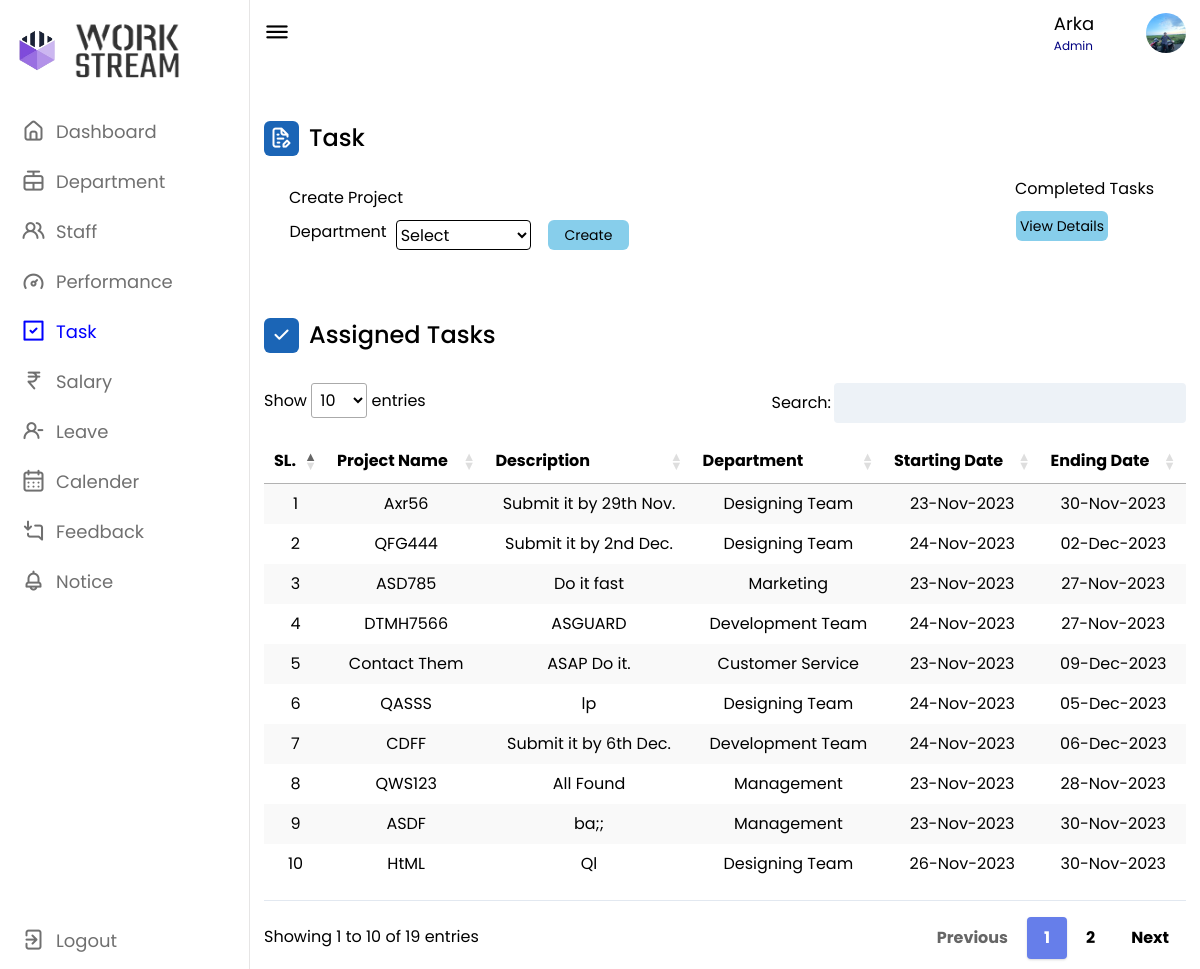
The app's page /admin/task.php (signed in) with its own data.
### tables this page shows
CREATE TABLE `man_task` (
  `id` int(11) NOT NULL,
  `p_name` varchar(99) NOT NULL,
  `starting_date` date NOT NULL,
  `leader` varchar(99) NOT NULL,
  `deptm` varchar(99) NOT NULL,
  `desc` varchar(99) NOT NULL,
  `status` varchar(99) NOT NULL,
  `ending_date` date NOT NULL,
  `upload_date` date NOT NULL,
  `member` varchar(99) NOT NULL,
  `dt` timestamp NOT NULL DEFAULT current_timestamp()
);

### admin/task.php (the view, shortened to what this page needs)
<?php
include '../conn.php';
$data3 = mysqli_query($conn, "SELECT * FROM man_task ORDER BY id DESC;");
$email = $_SESSION["email"];
$dataxc = mysqli_query($conn, "SELECT * FROM admin_login WHERE `email`='$email';");
$nxm = mysqli_fetch_array($dataxc);
$nx = $nxm['name'];
?>
<!DOCTYPE html>
<html lang="en">
<head>
    <link rel="stylesheet" href="style.css">
    <link rel="stylesheet" href="https://unicons.iconscout.com/release/v4.0.0/css/line.css">
    <link href="https://unpkg.com/tailwindcss@2.2.19/dist/tailwind.min.css" rel=" stylesheet">
    <link href="https://cdn.datatables.net/1.10.19/css/jquery.dataTables.min.css" rel="stylesheet">
    <link href="https://cdn.datatables.net/responsive/2.2.3/css/responsive.dataTables.min.css" rel="stylesheet">
</head>
<body>
    <nav>
        <div class="logo-name">
            <div class="logo-image">
                <img src="logo1.png" alt="p8">
            </div>
            <div class="logo-image2">
                <img src="logo2.png" alt="" id="p9">
            </div>
        </div>
        <div class="menu-items">
            <ul class="nav-links">
                <li><a href="dashboard.php">
                        <i class="uil uil-estate"></i>
                        <span class="link-name">Dashboard</span>
                    </a></li>
                <li><a href="dept.php">
                        <i class="uil uil-rope-way"></i>
                        <span class="link-name">Department</span>
                    </a></li>
                <li><a href="staff.php">
                        <i class="uil uil-users-alt"></i>
                        <span class="link-name">Staff</span>
                    </a></li>
                <li><a href="performance.php">
                        <i class="uil uil-tachometer-fast-alt"></i>
                        <span class="link-name">Performance</span>
                    </a></li>
                <li><a href="task.php">
                        <i class="uil uil-check-square" style="color: blue;"></i>
                        <span class="link-name" style="color: blue;">Task</span>
                    </a></li>
                <li><a href="salary.php">
                        <i class="uil uil-rupee-sign"></i>
                        <span class="link-name">Salary</span>
                    </a></li>
                <li><a href="leave.php">
                        <i class="uil uil-user-minus"></i>
                        <span class="link-name">Leave</span>
                    </a></li>
                <li><a href="calander.php">
                        <i class="uil uil-calendar-alt"></i>
                        <span class="link-name">Calender</span>
                    </a></li>
                <li><a href="feedback.php">
                        <i class="uil uil-comment-alt-download"></i>
                        <span class="link-name">Feedback</span>
                    </a></li>
                <li><a href="notice.php">
                        <i class="uil uil-bell"></i>
                        <span class="link-name">Notice</span>
                    </a></li>
            </ul>
            <br><br>
            <br>
            <ul class="logout-mode">
                <li><a href="out.php">
                        <i class="uil uil-signout"></i>
                        <span class="link-name">Logout</span>
                    </a></li>
            </ul>
        </div>
    </nav>
    <section class="dashboard">
        <div class="top">
            <i class="uil uil-bars sidebar-toggle"></i>
            <div class="search-box">
                <input type="text" id="search_bar" name="search_bar" readonly style="border: #fff;">
            </div>
            <div class="nm">
                <h4 class="re"> <?php echo $nx; ?></h4>
                <h5 class="er">Admin</h5>
            </div>
            <img src="1.jpg" alt="eror">
        </div>
        <div class="dash-content">
            <div class="overview">
                <div class="title">
                    <i class="uil uil-file-edit-alt"></i>
                    <span class="text">Task</span>
                </div>
            </div>
        </div>
        <h3 style=" margin-left: 25px; margin-bottom: 10px; color: var(--text-color);">Create Project</h3>
        <form action="task_ass.php" method="POST" class="m1" style=" color: var(--text-color);">
            <div id="alt1">
                <label for="deptm">Department</label>
                <select name="deptm" id="n3" required style="border: #000;   border: 1px solid black; border-radius: 4px;">
                    <option value="select">Select</option>
                </select>
                <button id="btn" type="submit">Create</button>
            </div>
            <br>
        </form>
        <div id="kom">
            <h3 style=" margin-left: 25px; margin-bottom: 10px; color: var(--text-color);">Completed Tasks</h3>
            <a href="task_history.php">
                <button id="btnxc" type="submit">View Details</button>
            </a>
        </div>
        <div class="dash-content">
            <div class="overview">
                <div class="title">
                    <i class="uil uil-check"></i>
                    <span class="text">Assigned Tasks</span>
                </div>
                <table id="example" class="stripe hover" style="width:100%; padding-top: 1em;  padding-bottom: 1em;">
                    <thead>
                        <tr class="bg-dark">
                            <th>SL.</th>
                            <th>Project Name</th>
                            <th>Description</th>
                            <th>Department</th>
                            <th>Starting Date</th>
                            <th>Ending Date</th>
                        </tr>
                    </thead>
                    <tbody class="table-group-divider">
                        <div class="">
                            <?php
                            if ($total3 = mysqli_num_rows($data3) > 0) {
                                while ($result3 = mysqli_fetch_array($data3)) {
                            ?>
                                    <tr style="text-align: center;" id="<?php echo $result3['p_name']; ?>" class="">
                                        <td> <?php echo $result3['id']; ?> </td>
                                        <td> <?php echo $result3['p_name']; ?> </td>
                                        <td> <?php echo $result3['desc']; ?> </td>
                                        <td> <?php echo $result3['deptm']; ?> </td>
                                        <td> <?php echo date('d-M-Y', strtotime($result3['starting_date'])); ?> </td>
                                        <td> <?php echo date('d-M-Y', strtotime($result3['ending_date'])); ?> </td>
                                    </tr>
                            <?php
                                }
                            } else {
                                echo "no FoUnD";
                            }
                            ?>
                        </div>
                    </tbody>
                </table>
            </div>
        </div>
    </section>
</body>
</html>

### admin/style.css (style rules this page uses)
* { margin: 0; padding: 0; box-sizing: border-box; font-family: 'Poppins', sans-serif; }
:root { --panel-color: #FFF; --text-color: #000; --black-light-color: #707070; --border-color: #e6e5e5; --toggle-color: #DDD; --box1-color: #4DA3FF; --box2-color: #FFE6AC; --box3-color: #E7D1FC; --title-icon-color: #fff; --tran-05: all 0.5s ease; --tran-03: all 0.3s ease; --tran-03: all 0.2s ease; }
body { min-height: 100vh; background-color: var(--primary-color); }
nav { position: fixed; top: 0; left: 0; height: 100%; width: 250px; padding: 10px 14px; background-color: var(--panel-color); border-right: 1px solid var(--border-color); transition: var(--tran-05); }
nav .logo-name { display: flex; align-items: center; }
nav .logo-image { display: flex; justify-content: center; min-width: 45px; }
nav .logo-image img { width: 40px; object-fit: cover; border-radius: 50%; }
nav .menu-items { margin-top: 40px; height: calc(100% - 110px); display: flex; flex-direction: column; justify-content: space-between; }
.menu-items li { list-style: none; }
.menu-items li a { display: flex; align-items: center; height: 50px; text-decoration: none; position: relative; }
.menu-items li a i { font-size: 24px; min-width: 45px; height: 100%; display: flex; align-items: center; justify-content: center; color: var(--black-light-color); }
.menu-items li a .link-name { font-size: 18px; font-weight: 400; color: var(--black-light-color); transition: var(--tran-05); }
.dashboard { position: relative; left: 250px; background-color: var(--panel-color); min-height: 100vh; width: calc(100% - 250px); padding: 10px 14px; transition: var(--tran-05); }
.dashboard .top { position: fixed; top: 0; left: 250px; display: flex; width: calc(100% - 250px); justify-content: space-between; align-items: center; padding: 10px 14px; background-color: var(--panel-color); transition: var(--tran-05); z-index: 10; }
.dashboard .top .sidebar-toggle { font-size: 26px; color: var(--text-color); cursor: pointer; }
.dashboard .top .search-box { position: relative; height: 45px; max-width: 600px; width: 100%; margin: 0 30px; }
.top .search-box input { position: absolute; border: 1px solid var(--border-color); background-color: var(--panel-color); padding: 0 25px 0 50px; border-radius: 5px; height: 100%; width: 100%; color: var(--text-color); font-size: 15px; font-weight: 400; outline: none; }
.top img { width: 40px; border-radius: 50%; height: 40px; }
.dashboard .dash-content { padding-top: 50px; }
.dash-content .title { display: flex; align-items: center; margin: 60px 0 30px 0; }
.dash-content .title i { position: relative; height: 35px; width: 35px; background-color: #1b65b6; border-radius: 6px; color: var(--title-icon-color); display: flex; align-items: center; justify-content: center; font-size: 24px; }
.dash-content .title .text { font-size: 24px; font-weight: 500; color: var(--text-color); margin-left: 10px; }
#p9 { height: 30px; width: 250px; }

### admin/task.php (style rules this page uses)
.menu-items li a { margin-left: 30px; display: flex; align-items: center; height: 50px; text-decoration: none; position: relative; }
.re { font-size: 18px; color: #000; display: block; }
.er { font-size: 12px; color: navy; }
#btnxc { height: 30px; color: black; background-color: skyblue; border-radius: 6px; margin-left: 26px; text-align: center; font-size: 14px; cursor: pointer; padding: 0% 2%; }
#kom { margin: -97px 0px -34px 726px; }
li { margin-left: -33px; }
#alt1 { display: flex; width: 98%; margin-left: 21px; }
#alt1 select { display: flexbox; width: 15%; height: 30px; background-color: transparent; margin: 0 0.5%; }
nav .menu-items { margin-top: 14px; height: calc(100% - 90px); display: flex; flex-direction: column; justify-content: space-between; }
#p9 { height: 121px; width: 109px; border-radius: 0px; margin-top: -40px; margin-bottom: -40px; margin-left: 15px; }
nav .logo-image img { width: 40px; object-fit: cover; border-radius: 50%; }
#btn { height: 30px; width: 9%; color: black; background-color: skyblue; border-radius: 6px; margin-left: 12px; text-align: center; font-size: 14px; cursor: pointer; }
#alt1 label { font-size: medium; margin: 0 0.5%; }
table.dataTable.no-footer { border-bottom: 1px solid #e2e8f0; margin-top: 0.75em; margin-bottom: 0.75em; }

### records on screen
man_task: id "10", p_name "HtML", desc "Ql", deptm "Designing Team", starting_date "26-Nov-2023", ending_date "30-Nov-2023"
man_task: id "9", p_name "ASDF", desc "ba;;", deptm "Management", starting_date "23-Nov-2023", ending_date "30-Nov-2023"
man_task: id "8", p_name "QWS123", desc "All Found", deptm "Management", starting_date "23-Nov-2023", ending_date "28-Nov-2023"
man_task: id "7", p_name "CDFF", desc "Submit it by 6th Dec.", deptm "Development Team", starting_date "24-Nov-2023", ending_date "06-Dec-2023"
man_task: id "6", p_name "QASSS", desc "lp", deptm "Designing Team", starting_date "24-Nov-2023", ending_date "05-Dec-2023"
man_task: id "5", p_name "Contact Them", desc "ASAP Do it.", deptm "Customer Service", starting_date "23-Nov-2023", ending_date "09-Dec-2023"
man_task: id "4", p_name "DTMH7566", desc "ASGUARD", deptm "Development Team", starting_date "24-Nov-2023", ending_date "27-Nov-2023"
man_task: id "3", p_name "ASD785", desc "Do it fast", deptm "Marketing", starting_date "23-Nov-2023", ending_date "27-Nov-2023"
man_task: id "2", p_name "QFG444", desc "Submit it by 2nd Dec.", deptm "Designing Team", starting_date "24-Nov-2023", ending_date "02-Dec-2023"
man_task: id "1", p_name "Axr56", desc "Submit it by 29th Nov.", deptm "Designing Team", starting_date "23-Nov-2023", ending_date "30-Nov-2023"

### other values on screen
$nx "Arka"
